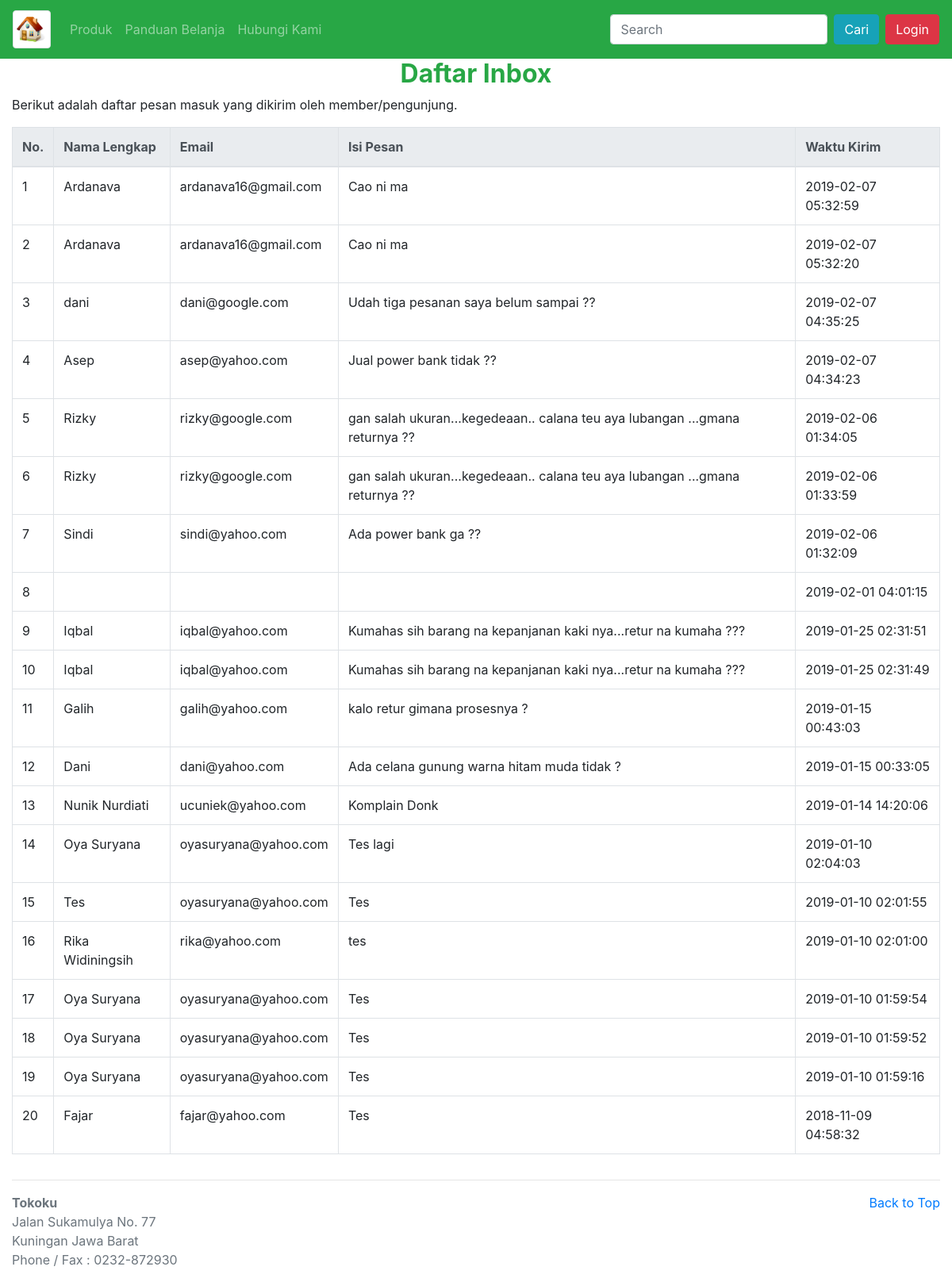
Page /index.php/inbox on the committed database.
### tables this page shows
CREATE TABLE `tbl_inbox` (
  `id_inbox` int(11) NOT NULL,
  `nama_pengirim` varchar(100) NOT NULL,
  `email_pengirim` varchar(150) NOT NULL,
  `waktu_kirim` datetime NOT NULL,
  `isi_pesan` mediumtext NOT NULL
);

### application/controllers/Inbox.php (called while the page is built, shortened)
<?php
Class Inbox extends CI_controller {
	public function __construct(){
		$this->load->model('M_inbox');
		}
	public function index(){
		$data['page']='admin/v_daftar_inbox';
		$data['DaftarInbox']=$this->M_inbox->AmbilSemuaPesan();
		$this->load->view('v_home',$data);
	}
}

### index.php (called while the page is built, shortened)
<?php
require_once BASEPATH.'core/CodeIgniter.php';

### application/models/M_inbox.php (called while the page is built, shortened)
<?php
Class M_inbox extends CI_model {
	public function AmbilSemuaPesan(){
		$this->db->order_by('waktu_kirim','desc');
		$sql=$this->db->get('tbl_inbox');
		if($sql->num_rows()>0){
			return $sql->result_array();
		}
	}
}

### application/views/admin/v_daftar_inbox.php (the view)
<h2 class="text-success text-center font-weight-bold">Daftar Inbox</h2>
<p>Berikut adalah daftar pesan masuk yang dikirim oleh member/pengunjung.</p>
<div class="table-responsive">
	<table class="table table-bordered table-hover">
		<thead class="thead-light">
			<tr>
				<th>No.</th>
				<th>Nama Lengkap</th>
				<th>Email</th>
				<th>Isi Pesan</th>
				<th>Waktu Kirim</th>
			</tr>
		</thead>
		<tbody>
			<?php
			if(isset($DaftarInbox)){
				$NoUrut=null;
				foreach($DaftarInbox as $DataInbox){
				$NoUrut++;
			?>
			<tr>
				<td><?php echo $NoUrut;?></td>
				<td><?php echo $DataInbox['nama_pengirim'];?></td>
				<td><?php echo $DataInbox['email_pengirim'];?></td>
				<td><?php echo $DataInbox['isi_pesan'];?></td>
				<td><?php echo $DataInbox['waktu_kirim'];?></td>
			</tr>
			<?php
				}
			}
			?>
		</tbody>
	</table>
</div>

### rows in the picture
tbl_inbox: nama_pengirim "Ardanava", email_pengirim "ardanava16@gmail.com", isi_pesan "Cao ni ma", waktu_kirim "2019-02-07 05:32:59"
tbl_inbox: nama_pengirim "Ardanava", email_pengirim "ardanava16@gmail.com", isi_pesan "Cao ni ma", waktu_kirim "2019-02-07 05:32:20"
tbl_inbox: nama_pengirim "dani", email_pengirim "dani@google.com", isi_pesan "Udah tiga pesanan saya belum sampai ??", waktu_kirim "2019-02-07 04:35:25"
tbl_inbox: nama_pengirim "Asep", email_pengirim "asep@yahoo.com", isi_pesan "Jual power bank tidak ??", waktu_kirim "2019-02-07 04:34:23"
tbl_inbox: nama_pengirim "Rizky", email_pengirim "rizky@google.com", isi_pesan "gan salah ukuran...kegedeaan.. calana teu aya lubangan ...gmana returnya ??", waktu_kirim "2019-02-06 01:34:05"
tbl_inbox: nama_pengirim "Rizky", email_pengirim "rizky@google.com", isi_pesan "gan salah ukuran...kegedeaan.. calana teu aya lubangan ...gmana returnya ??", waktu_kirim "2019-02-06 01:33:59"
tbl_inbox: nama_pengirim "Sindi", email_pengirim "sindi@yahoo.com", isi_pesan "Ada power bank ga ??", waktu_kirim "2019-02-06 01:32:09"
tbl_inbox: waktu_kirim "2019-02-01 04:01:15"
tbl_inbox: nama_pengirim "Iqbal", email_pengirim "iqbal@yahoo.com", isi_pesan "Kumahas sih barang na kepanjanan kaki nya...retur na kumaha ???", waktu_kirim "2019-01-25 02:31:51"
tbl_inbox: nama_pengirim "Iqbal", email_pengirim "iqbal@yahoo.com", isi_pesan "Kumahas sih barang na kepanjanan kaki nya...retur na kumaha ???", waktu_kirim "2019-01-25 02:31:49"
tbl_inbox: nama_pengirim "Galih", email_pengirim "galih@yahoo.com", isi_pesan "kalo retur gimana prosesnya ?", waktu_kirim "2019-01-15 00:43:03"
tbl_inbox: nama_pengirim "Dani", email_pengirim "dani@yahoo.com", isi_pesan "Ada celana gunung warna hitam muda tidak ?", waktu_kirim "2019-01-15 00:33:05"
tbl_inbox: nama_pengirim "Nunik Nurdiati", email_pengirim "ucuniek@yahoo.com", isi_pesan "Komplain Donk", waktu_kirim "2019-01-14 14:20:06"
tbl_inbox: nama_pengirim "Oya Suryana", email_pengirim "oyasuryana@yahoo.com", isi_pesan "Tes lagi", waktu_kirim "2019-01-10 02:04:03"
tbl_inbox: nama_pengirim "Tes", email_pengirim "oyasuryana@yahoo.com", isi_pesan "Tes", waktu_kirim "2019-01-10 02:01:55"
tbl_inbox: nama_pengirim "Rika Widiningsih", email_pengirim "rika@yahoo.com", isi_pesan "tes", waktu_kirim "2019-01-10 02:01:00"
tbl_inbox: nama_pengirim "Oya Suryana", email_pengirim "oyasuryana@yahoo.com", isi_pesan "Tes", waktu_kirim "2019-01-10 01:59:54"
tbl_inbox: nama_pengirim "Oya Suryana", email_pengirim "oyasuryana@yahoo.com", isi_pesan "Tes", waktu_kirim "2019-01-10 01:59:52"
tbl_inbox: nama_pengirim "Oya Suryana", email_pengirim "oyasuryana@yahoo.com", isi_pesan "Tes", waktu_kirim "2019-01-10 01:59:16"
tbl_inbox: nama_pengirim "Fajar", email_pengirim "fajar@yahoo.com", isi_pesan "Tes", waktu_kirim "2018-11-09 04:58:32"
